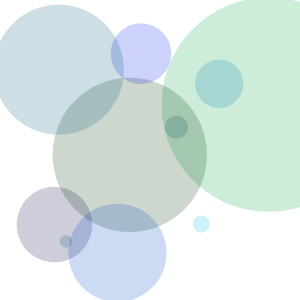
Frame 1 (no input)
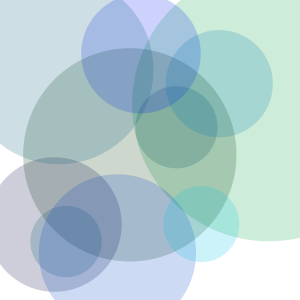
Frame 60 (the mouse pressed at the canvas centre just before this capture)
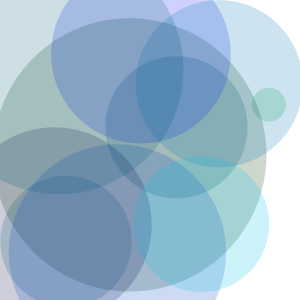
Frame 120 (the mouse held since frame 60 and released just before this capture)

The Processing sketch that drew these frames (run headless with seeded random() and noise(); from frame 60 on, the mouse is pressed at the canvas centre):

// Processing sketch: processing_54027
// ── processing_54027.pde

Box[] boxs = new Box[10];
 
color boxColor;
 
 
void setup(){
size(300,300);
rectMode(CENTER);
noStroke();
smooth();
 
for(int i=0; i < boxs.length;i++){
  boxColor = color(0,random(255),random(255),50);
  boxs[i] = new Box(boxColor,random(50,width-20),random(50,height-20), random(250));
}
}
 
void draw(){
  background(255);
  for(int i=0; i < boxs.length; i++)
  {
   
    boxs[i].display();
    boxs[i].grow();
  } 
}
 
class Box
{
   
  float xpos;
  float ypos;
  float boxSize;
  color c;
   
  Box(color c_,float xpos_,float ypos_,float boxSize_){
    c = c_;
    xpos = xpos_;
    ypos = ypos_;
    boxSize = boxSize_;
  }
   
  void display(){
    fill(c);
    ellipse(xpos,ypos,boxSize,boxSize);
     
   
  }
   
  void grow(){
     
    if (boxSize > width){
    boxSize = 1;
    }
     
    boxSize++;
     
  }
}
    
